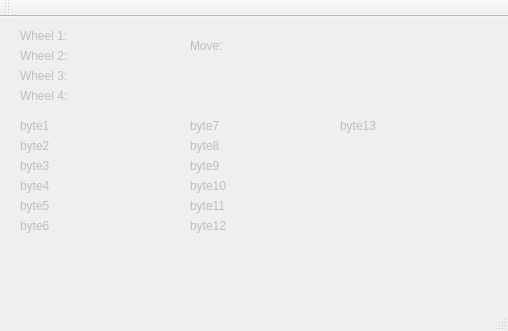
<?xml version="1.0" encoding="UTF-8"?>
<ui version="4.0">
 <class>MainWindow</class>
 <widget class="QMainWindow" name="MainWindow">
  <property name="geometry">
   <rect>
    <x>0</x>
    <y>0</y>
    <width>508</width>
    <height>331</height>
   </rect>
  </property>
  <property name="windowTitle">
   <string>MainWindow</string>
  </property>
  <widget class="QWidget" name="centralWidget">
   <widget class="QLabel" name="label_w1">
    <property name="enabled">
     <bool>false</bool>
    </property>
    <property name="geometry">
     <rect>
      <x>20</x>
      <y>10</y>
      <width>67</width>
      <height>17</height>
     </rect>
    </property>
    <property name="text">
     <string>Wheel 1:</string>
    </property>
   </widget>
   <widget class="QLabel" name="label_w2">
    <property name="enabled">
     <bool>false</bool>
    </property>
    <property name="geometry">
     <rect>
      <x>20</x>
      <y>30</y>
      <width>67</width>
      <height>17</height>
     </rect>
    </property>
    <property name="text">
     <string>Wheel 2:</string>
    </property>
   </widget>
   <widget class="QLabel" name="label_w3">
    <property name="enabled">
     <bool>false</bool>
    </property>
    <property name="geometry">
     <rect>
      <x>20</x>
      <y>50</y>
      <width>67</width>
      <height>17</height>
     </rect>
    </property>
    <property name="text">
     <string>Wheel 3:</string>
    </property>
   </widget>
   <widget class="QLabel" name="label_w4">
    <property name="enabled">
     <bool>false</bool>
    </property>
    <property name="geometry">
     <rect>
      <x>20</x>
      <y>70</y>
      <width>67</width>
      <height>17</height>
     </rect>
    </property>
    <property name="text">
     <string>Wheel 4:</string>
    </property>
   </widget>
   <widget class="QLabel" name="Value_w1">
    <property name="geometry">
     <rect>
      <x>90</x>
      <y>10</y>
      <width>67</width>
      <height>17</height>
     </rect>
    </property>
    <property name="text">
     <string/>
    </property>
   </widget>
   <widget class="QLabel" name="Value_w2">
    <property name="geometry">
     <rect>
      <x>90</x>
      <y>30</y>
      <width>67</width>
      <height>17</height>
     </rect>
    </property>
    <property name="text">
     <string/>
    </property>
   </widget>
   <widget class="QLabel" name="Value_w3">
    <property name="geometry">
     <rect>
      <x>90</x>
      <y>50</y>
      <width>67</width>
      <height>17</height>
     </rect>
    </property>
    <property name="text">
     <string/>
    </property>
   </widget>
   <widget class="QLabel" name="Value_w4">
    <property name="geometry">
     <rect>
      <x>90</x>
      <y>70</y>
      <width>67</width>
      <height>17</height>
     </rect>
    </property>
    <property name="text">
     <string/>
    </property>
   </widget>
   <widget class="QLabel" name="label_move">
    <property name="enabled">
     <bool>false</bool>
    </property>
    <property name="geometry">
     <rect>
      <x>190</x>
      <y>20</y>
      <width>41</width>
      <height>17</height>
     </rect>
    </property>
    <property name="text">
     <string>Move:</string>
    </property>
   </widget>
   <widget class="QLabel" name="move">
    <property name="geometry">
     <rect>
      <x>240</x>
      <y>20</y>
      <width>67</width>
      <height>17</height>
     </rect>
    </property>
    <property name="text">
     <string/>
    </property>
   </widget>
   <widget class="QLabel" name="label_w2_2">
    <property name="enabled">
     <bool>false</bool>
    </property>
    <property name="geometry">
     <rect>
      <x>20</x>
      <y>120</y>
      <width>67</width>
      <height>17</height>
     </rect>
    </property>
    <property name="text">
     <string>byte2</string>
    </property>
   </widget>
   <widget class="QLabel" name="val_byte2">
    <property name="geometry">
     <rect>
      <x>90</x>
      <y>120</y>
      <width>67</width>
      <height>17</height>
     </rect>
    </property>
    <property name="text">
     <string/>
    </property>
   </widget>
   <widget class="QLabel" name="val_byte4">
    <property name="geometry">
     <rect>
      <x>90</x>
      <y>160</y>
      <width>67</width>
      <height>17</height>
     </rect>
    </property>
    <property name="text">
     <string/>
    </property>
   </widget>
   <widget class="QLabel" name="val_byte3">
    <property name="geometry">
     <rect>
      <x>90</x>
      <y>140</y>
      <width>67</width>
      <height>17</height>
     </rect>
    </property>
    <property name="text">
     <string/>
    </property>
   </widget>
   <widget class="QLabel" name="label_w3_2">
    <property name="enabled">
     <bool>false</bool>
    </property>
    <property name="geometry">
     <rect>
      <x>20</x>
      <y>140</y>
      <width>67</width>
      <height>17</height>
     </rect>
    </property>
    <property name="text">
     <string>byte3</string>
    </property>
   </widget>
   <widget class="QLabel" name="label_w4_2">
    <property name="enabled">
     <bool>false</bool>
    </property>
    <property name="geometry">
     <rect>
      <x>20</x>
      <y>160</y>
      <width>67</width>
      <height>17</height>
     </rect>
    </property>
    <property name="text">
     <string>byte4</string>
    </property>
   </widget>
   <widget class="QLabel" name="label_w1_2">
    <property name="enabled">
     <bool>false</bool>
    </property>
    <property name="geometry">
     <rect>
      <x>20</x>
      <y>100</y>
      <width>67</width>
      <height>17</height>
     </rect>
    </property>
    <property name="text">
     <string>byte1</string>
    </property>
   </widget>
   <widget class="QLabel" name="val_byte1">
    <property name="geometry">
     <rect>
      <x>90</x>
      <y>100</y>
      <width>67</width>
      <height>17</height>
     </rect>
    </property>
    <property name="text">
     <string/>
    </property>
   </widget>
   <widget class="QLabel" name="label_w4_3">
    <property name="enabled">
     <bool>false</bool>
    </property>
    <property name="geometry">
     <rect>
      <x>20</x>
      <y>200</y>
      <width>67</width>
      <height>17</height>
     </rect>
    </property>
    <property name="text">
     <string>byte6</string>
    </property>
   </widget>
   <widget class="QLabel" name="label_w3_3">
    <property name="enabled">
     <bool>false</bool>
    </property>
    <property name="geometry">
     <rect>
      <x>20</x>
      <y>180</y>
      <width>67</width>
      <height>17</height>
     </rect>
    </property>
    <property name="text">
     <string>byte5</string>
    </property>
   </widget>
   <widget class="QLabel" name="val_byte6">
    <property name="geometry">
     <rect>
      <x>90</x>
      <y>200</y>
      <width>67</width>
      <height>17</height>
     </rect>
    </property>
    <property name="text">
     <string/>
    </property>
   </widget>
   <widget class="QLabel" name="val_byte5">
    <property name="geometry">
     <rect>
      <x>90</x>
      <y>180</y>
      <width>67</width>
      <height>17</height>
     </rect>
    </property>
    <property name="text">
     <string/>
    </property>
   </widget>
   <widget class="QLabel" name="label_w4_4">
    <property name="enabled">
     <bool>false</bool>
    </property>
    <property name="geometry">
     <rect>
      <x>190</x>
      <y>160</y>
      <width>67</width>
      <height>17</height>
     </rect>
    </property>
    <property name="text">
     <string>byte10</string>
    </property>
   </widget>
   <widget class="QLabel" name="label_w2_3">
    <property name="enabled">
     <bool>false</bool>
    </property>
    <property name="geometry">
     <rect>
      <x>190</x>
      <y>120</y>
      <width>67</width>
      <height>17</height>
     </rect>
    </property>
    <property name="text">
     <string>byte8</string>
    </property>
   </widget>
   <widget class="QLabel" name="label_w4_5">
    <property name="enabled">
     <bool>false</bool>
    </property>
    <property name="geometry">
     <rect>
      <x>190</x>
      <y>200</y>
      <width>67</width>
      <height>17</height>
     </rect>
    </property>
    <property name="text">
     <string>byte12</string>
    </property>
   </widget>
   <widget class="QLabel" name="val_byte11">
    <property name="geometry">
     <rect>
      <x>260</x>
      <y>180</y>
      <width>67</width>
      <height>17</height>
     </rect>
    </property>
    <property name="text">
     <string/>
    </property>
   </widget>
   <widget class="QLabel" name="val_byte8">
    <property name="geometry">
     <rect>
      <x>260</x>
      <y>120</y>
      <width>67</width>
      <height>17</height>
     </rect>
    </property>
    <property name="text">
     <string/>
    </property>
   </widget>
   <widget class="QLabel" name="label_w1_3">
    <property name="enabled">
     <bool>false</bool>
    </property>
    <property name="geometry">
     <rect>
      <x>190</x>
      <y>100</y>
      <width>67</width>
      <height>17</height>
     </rect>
    </property>
    <property name="text">
     <string>byte7</string>
    </property>
   </widget>
   <widget class="QLabel" name="label_w3_4">
    <property name="enabled">
     <bool>false</bool>
    </property>
    <property name="geometry">
     <rect>
      <x>190</x>
      <y>140</y>
      <width>67</width>
      <height>17</height>
     </rect>
    </property>
    <property name="text">
     <string>byte9</string>
    </property>
   </widget>
   <widget class="QLabel" name="val_byte7">
    <property name="geometry">
     <rect>
      <x>260</x>
      <y>100</y>
      <width>67</width>
      <height>17</height>
     </rect>
    </property>
    <property name="text">
     <string/>
    </property>
   </widget>
   <widget class="QLabel" name="val_byte10">
    <property name="geometry">
     <rect>
      <x>260</x>
      <y>160</y>
      <width>67</width>
      <height>17</height>
     </rect>
    </property>
    <property name="text">
     <string/>
    </property>
   </widget>
   <widget class="QLabel" name="val_byte9">
    <property name="geometry">
     <rect>
      <x>260</x>
      <y>140</y>
      <width>67</width>
      <height>17</height>
     </rect>
    </property>
    <property name="text">
     <string/>
    </property>
   </widget>
   <widget class="QLabel" name="val_byte12">
    <property name="geometry">
     <rect>
      <x>260</x>
      <y>200</y>
      <width>67</width>
      <height>17</height>
     </rect>
    </property>
    <property name="text">
     <string/>
    </property>
   </widget>
   <widget class="QLabel" name="label_w3_5">
    <property name="enabled">
     <bool>false</bool>
    </property>
    <property name="geometry">
     <rect>
      <x>190</x>
      <y>180</y>
      <width>67</width>
      <height>17</height>
     </rect>
    </property>
    <property name="text">
     <string>byte11</string>
    </property>
   </widget>
   <widget class="QLabel" name="label_w4_6">
    <property name="enabled">
     <bool>false</bool>
    </property>
    <property name="geometry">
     <rect>
      <x>340</x>
      <y>100</y>
      <width>67</width>
      <height>17</height>
     </rect>
    </property>
    <property name="text">
     <string>byte13</string>
    </property>
   </widget>
   <widget class="QLabel" name="val_byte13">
    <property name="geometry">
     <rect>
      <x>410</x>
      <y>100</y>
      <width>67</width>
      <height>17</height>
     </rect>
    </property>
    <property name="text">
     <string/>
    </property>
   </widget>
  </widget>
  <widget class="QMenuBar" name="menuBar">
   <property name="geometry">
    <rect>
     <x>0</x>
     <y>0</y>
     <width>508</width>
     <height>25</height>
    </rect>
   </property>
  </widget>
  <widget class="QToolBar" name="mainToolBar">
   <attribute name="toolBarArea">
    <enum>TopToolBarArea</enum>
   </attribute>
   <attribute name="toolBarBreak">
    <bool>true</bool>
   </attribute>
  </widget>
  <widget class="QStatusBar" name="statusBar"/>
 </widget>
 <layoutdefault spacing="6" margin="11"/>
 <resources/>
 <connections/>
</ui>
